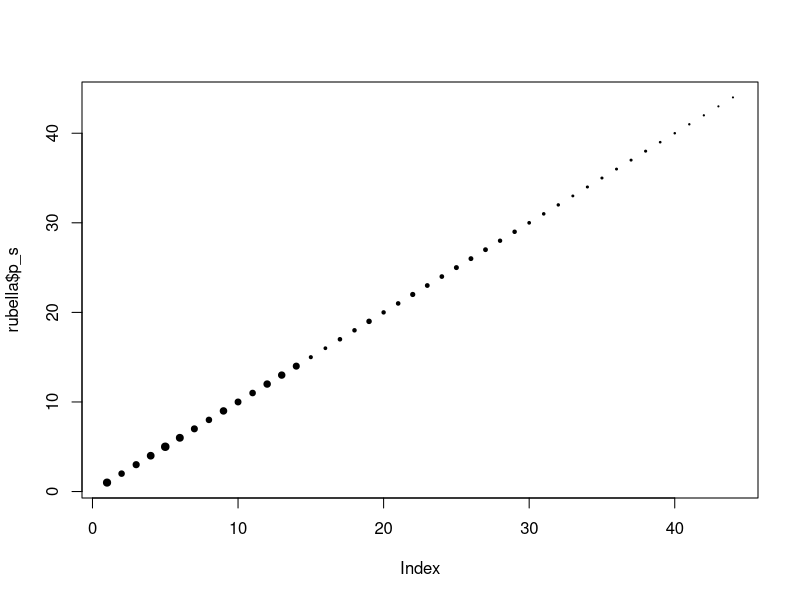
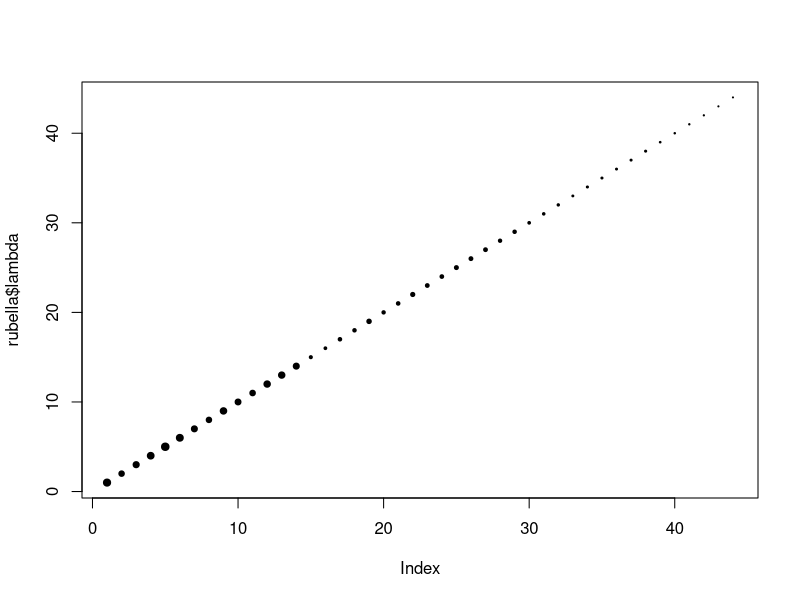
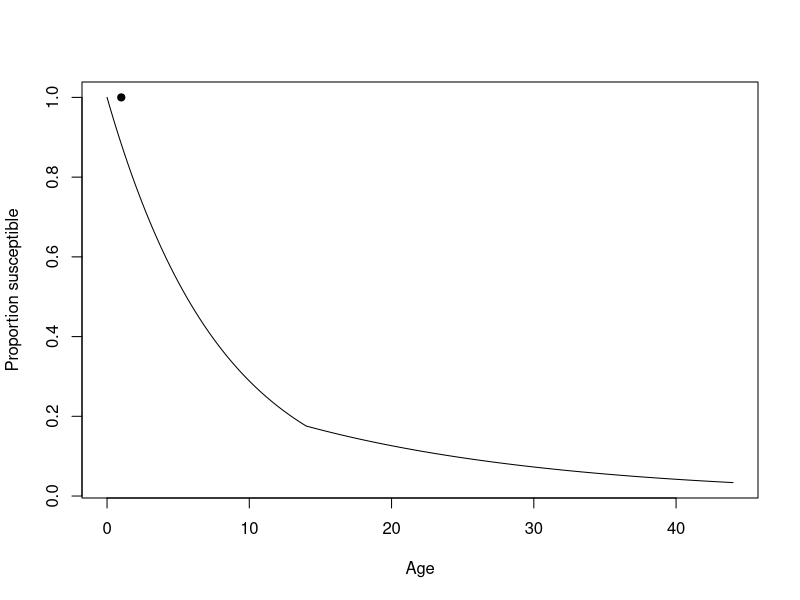
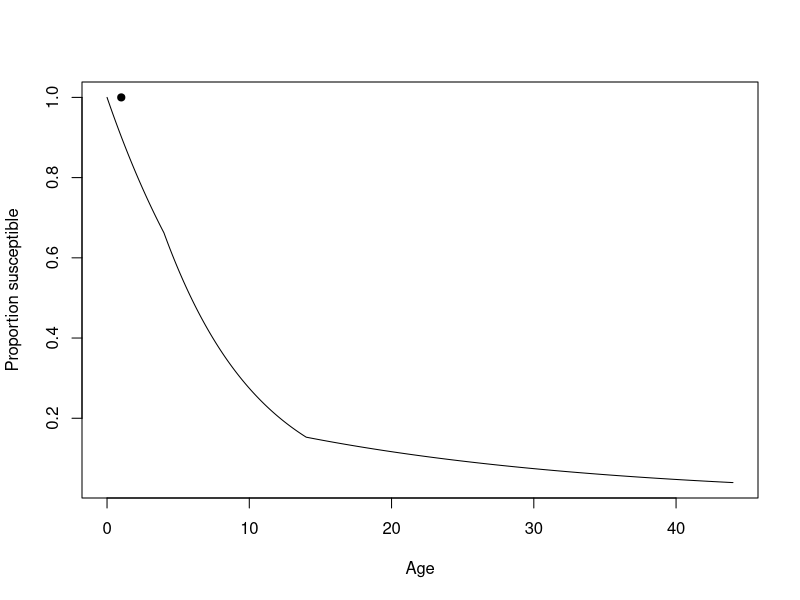

Write the R code that produced these figures, in order.
## ---- chunk 1
rubella <- read.csv("data/Rubella-UK.csv", header = TRUE) 
head(rubella)
## ---- chunk 2
## size is a vector to scale the size of points according to the 
## sample size within that age group 
size <- (rubella$Pos + rubella$Neg) / max(rubella$Pos + rubella$Neg) 

## now produce plots
plot(rubella$Age, rubella$p_s, pch = 19, cex = size^0.75)
## ---- chunk 3
plot(rubella$Age, rubella$lambda, pch = 19, cex = size^0.75)
## ---- chunk 4
## Calculate proportion of population that remains susceptible
## by age a for population with force of infection (foi)
##
## Arguments:
## a: vector of ages to calculate susceptible proportion
## lambda: vector of length equal to the maximum assumed age in the population
## with a specified force of infection for each annual cohort.  
piecewise_s <- function(a, lambda) {
    
    ## extract information on age-classes 
    max_age <- length(lambda)
    breaks <- 0:max_age
    widths <- rep(1, max_age)
    
    ## set up output vector
    s <- numeric(length(a))
    
    ## loop over age-classes
    for(i in 1:length(a)) {
    	if(a[i] == 0) {
    	    s[i] <- 1
    	} else {
    		## which age class does current value of a lie within
    		age_class <- max(which(a[i] > breaks))
    		sg <- 1
    		if(age_class > 1) {
    			## iterate over previous age groups calculate susceptibles
    			## at beginning of age group
    			for(j in 1:(age_class - 1)) {
    	  			sg <- sg * exp(-lambda[j] * widths[j])
    			}
    		}
    		## calculate susceptible proportion at age a within final
    		## age group
    		s[i] <- sg * exp(-lambda[age_class] * (a[i] - breaks[age_class]))
    	}
    }
    ## return vector of probabilities
    return(s)
}
## ---- chunk 5
## Calculate (Binomial) likelihood of observing given number of positive/negative samples 
## (provided in table sero_data) for each age group and specified by a piecewise continuous 
## force of infection model defined by foi_key
## 
## Arguments:
## x: vector of unique force-of-infection values
## foi_key: pattern vector of length equal to the maximum assumed age in population (or 
## data set) that specifies which unique value of x corresponds to each annual cohort in 
## population.
## sero_data: data frame with columns
##     sero_data$Pos: positive samples
##     sero_data$Neg: negative samples

FOI_loglik <- function(x, foi_key, sero_data) {
    
    ## set up age classes
    breaks <- 0:length(foi_key)
    
    if(any(x <= 0)) {
        ## if any proposed lambdas are negative, then
        ## return zero likelihood (so log-likelihood = -Inf)
        return(-Inf)
    } else {
        ## extract relevant FOI for each age-cohort
        lambda <- x[foi_key]
        
        ## calculate log-likelihood
        loglik <- 0
        for(i in 1:nrow(sero_data)) {
            ## which age class does observation lie in 
            age_class <- max(which(sero_data$Age[i] > breaks))
            
            ## calculate proportion of susceptibles at given age class
            sg <- piecewise_s(breaks[age_class], lambda)
            
            ## log-likelihood contribution
            loglik <- loglik + dbinom(
                sero_data$Pos[i],
                sero_data$Pos[i] + sero_data$Neg[i],
                prob = 1 - sg * exp(-lambda[i] * (sero_data$Age[i] - breaks[age_class])), 
                log = TRUE
            )
        }
        ## return log-likelihood
        return(loglik)
    }
}
## ---- chunk 6
two_groups <- (1:max(rubella$Age) >= 15) + 1
two_groups
## ---- chunk 7
## calculate MLE
twogroup_mle <- optim(
    c(0.07, 0.07),                ## set initial values for lambda1 and lambda2
    FOI_loglik,                      ## log-likelihood function
    foi_key = two_groups,         ## foi_key 
    sero_data = rubella,          ## data
    control = list(fnscale = -1)  ## maximise (rather than minimise) function
)
twogroup_mle
## ---- chunk 8
ages <- seq(0, 44, by = 0.1) 
plot(
    ages, 
    piecewise_s(ages, twogroup_mle$par[two_groups]), 
    type = 'l',
    xlab = "Age",
    ylab = "Proportion susceptible"
)
points(rubella$Age, rubella$p_s, pch = 19, cex = size^0.75)
## ---- chunk 9
## set up FOI mappings
three_groups <- rep(NA, max(rubella$Age))
three_groups[1:max(rubella$Age) < 5] <- 1
three_groups[1:max(rubella$Age) >= 5 & 1:max(rubella$Age) < 15] <- 2
three_groups[1:max(rubella$Age) >= 15] <- 3

## fit model
threegroup_mle <- optim(
    c(0.07, 0.07, 0.07),
    FOI_loglik,
    foi_key = three_groups,
    sero_data = rubella,
    control = list(fnscale = -1)
)
threegroup_mle

## plot model fits
plot(
    ages, 
    piecewise_s(ages, threegroup_mle$par[three_groups]),
    type = 'l',
    xlab = "Age",
    ylab = "Proportion susceptible"
)
points(rubella$Age, rubella$p_s, pch = 19, cex = size^0.75)
## ---- chunk 10
## load library
library(MCMCpack) 

## fit model
twogroup_post <- MCMCmetrop1R(
    FOI_loglik,                     ## log-likelihood 
    theta.init = twogroup_mle$par,  ## initial values
    mcmc = 10000,                   ## number of iterations
    burnin = 500,                   ## burn-in
    tune = 1,                       ## proposal parameter
    verbose = 500,                  ## print progress every 500 it
    logfun = TRUE,                  ## return log-density
    foi_key = two_groups,           ## foi key
    sero_data = rubella             ## data
)
## ---- chunk 11
Psi <- function(lambda, age_widths, u, TI) {
    
    ## set up auxiliary vectors
    psi <- numeric(length(lambda))
    Psi <- numeric(length(lambda))
    
    ## calculate elements of psi-vector
    psi <- lambda * age_widths
    psi <- cumsum(psi)
    Psi[1] <- 1 - exp(-psi[1])
    for(a in 2:length(lambda)) {
        Psi[a] <- exp(-psi[a - 1]) - exp(-psi[a])
    }
    
    ## return psi-vector
    return((u / (1 / TI)) * Psi)
}
